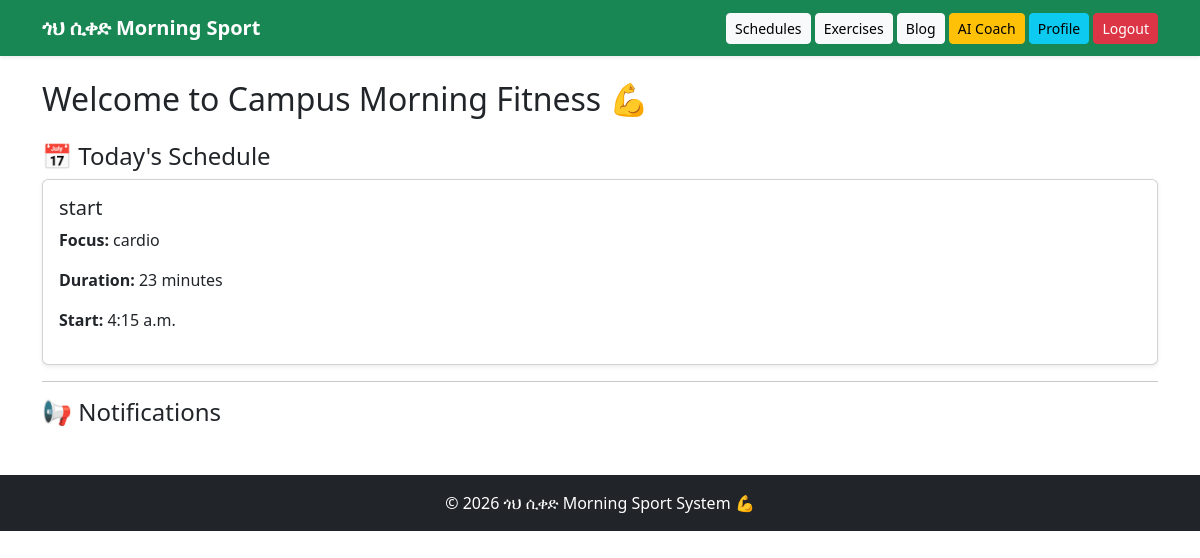
The page /home/ (signed in) on the database its author committed.
### sport/models.py (models this page shows, shortened)
class Schedule(models.Model):
    DAY_CHOICES = [
        ('Monday', 'Monday'),
        ('Tuesday', 'Tuesday'),
        ('Wednesday', 'Wednesday'),
        ('Thursday', 'Thursday'),
        ('Friday', 'Friday'),
        ('Saturday', 'Saturday'),
        ('Sunday', 'Sunday'),
    ]
    title = models.CharField(max_length=200)
    description = models.TextField()
    day = models.CharField(max_length=10, choices=DAY_CHOICES)
    date = models.DateField()
    start_time = models.TimeField()
    duration_minutes = models.PositiveIntegerField()
    focus_area = models.CharField(max_length=100)
    created_at = models.DateTimeField(auto_now_add=True)

### sport/views.py (the view)
# urls.py: path('home/', views.home, name='home'),
@login_required
def home(request):
    is_admin = request.user.is_staff or (hasattr(request.user, 'profile') and request.user.profile.role == 'ADMIN')
    if is_admin:
        return redirect('admin_dashboard')
    today = timezone.now().date()
    schedules = Schedule.objects.filter(date=today)
    notifications = Notification.objects.filter(
        is_active=True
    ).order_by('-created_at')[:5]
    exercises = Exercise.objects.all()[:4]
    context = {
        'schedules': schedules,
        'notifications': notifications,
        'exercises': exercises,
    }
    return render(request, 'sport/home.html', context)

### sport/templates/sport/home.html (shortened to what this page needs)
{% extends 'sport/student_base.html' %}
{% block student_content %}
<h2 class="mb-4">Welcome to Campus Morning Fitness 💪</h2>
<h4>📅 Today's Schedule</h4>
{% for schedule in schedules %}
<div class="card mb-3 shadow-sm">
    <div class="card-body">
        <h5>{{ schedule.title }}</h5>
        <p><strong>Focus:</strong> {{ schedule.focus_area }}</p>
        <p><strong>Duration:</strong> {{ schedule.duration_minutes }} minutes</p>
        <p><strong>Start:</strong> {{ schedule.start_time }}</p>
    </div>
</div>
{% empty %}
<p>No training scheduled today.</p>
{% endfor %}
<hr>
<h4>📢 Notifications</h4>
{% endblock %}

### rows shown on the page
Schedule: title "start", focus_area "cardio", duration_minutes "23", start_time "4:15 a.m."
